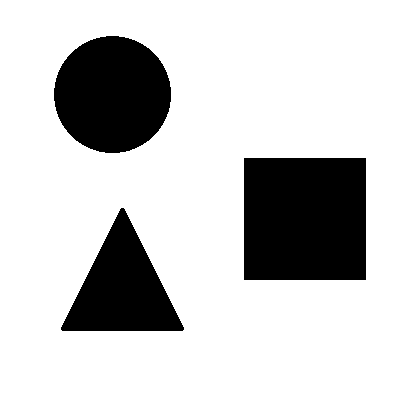
#> input picture t31 - t45/t-44/img.png, 400 x 402 px
$ python t-44.py   (older library calls are emulated)
#> lines starting #> are read from the running program, lines starting #| are printed output that depends on the picture; after the words box and inside, x2 and y2 are one past the last pixel; in counts of white or black regions, pixels touching at a corner belong together
import cv2 as cv
import numpy as np
# para entender melhor os parametros do blob sugiro ler mais nesse site: https://www.learnopencv.com/blob-detection-using-opencv-python-c/

img = cv.imread("img.png")
#> img is the input picture: shape (402, 400, 3); 79.1% white; 3 black regions, box (x1, y1, x2, y2) and area: (244, 158, 366, 280) 14884, (54, 36, 171, 153) 10732, (61, 208, 184, 331) 7927
imgCanny = cv.Canny(img, 170, 255)
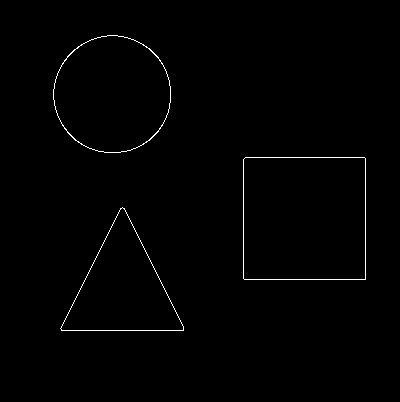
#> imgCanny: shape (402, 400); 0.77% white in thin lines or dots, all inside (x1, y1, x2, y2) = (53, 35, 366, 331)

# criando o objeto params para atribuir dados de detecção
params = cv.SimpleBlobDetector_Params()


# adicionando threshold
params.maxThreshold = 200
params.minThreshold = 10

# adicionando filtro pela área e pelo tipo de figura
params.filterByArea = True
params.minArea = 20
params.maxArea = 40000
params.filterByCircularity = False
params.minCircularity = 0.1
params.filterByConvexity = False
params.minConvexity = 0.87
params.filterByInertia = False  # isso significa o qual alongado o objeto é
params.minInertiaRatio = 0.01

detector = cv.SimpleBlobDetector_create(params)

detectedObjects = detector.detect(imgCanny)
#> detectedObjects = 3 keypoints; (x, y, size): (304, 218, 136), (112, 94, 116.7), (122, 288, 102.1)
quantityOfRows, quantityOfCols = imgCanny.shape[:2]
#> quantityOfRows = 402; quantityOfCols = 400

drawing = cv.drawKeypoints(imgCanny, detectedObjects, np.array([]), (0, 0, 255),cv.DRAW_MATCHES_FLAGS_DRAW_RICH_KEYPOINTS)

newImage = img.copy()
for object in range(len(detectedObjects)):


    xCoor, yCoor = np.int(detectedObjects[object].pt[0]), np.int(detectedObjects[object].pt[1])
    size = np.int(detectedObjects[object].size)

    if size > 0:
        size = np.int(size / 2)
        imgBlob = cv.rectangle(newImage, (xCoor - size - 25, yCoor - size - 25), (xCoor + size + 25, yCoor + size + 25), color=(0,255,0), thickness=2)
        cv.imshow("Blob image", imgBlob)

        objectCutted = imgBlob[yCoor - size - 25: yCoor + size + 25, xCoor - size - 25: xCoor + 25 + size]
        cv.imwrite(f"detectedObjectNumber{object}.jpg", objectCutted)
        cv.imshow(f"detectedObjectNumber{object}", objectCutted)
        cv.waitKey(800)
#> this loop made 3 passes
#> (xCoor, yCoor, size) on passes 1 to 3: (121, 288, 51), (304, 218, 67), (111, 93, 58)
#> pass 1, `objectCutted = imgBlob[yCoor - size - 25: yCoor + size + 25, xCoor - s..`:
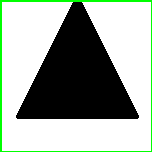
#> objectCutted: shape (152, 152, 3); mean B, G, R 157.9, 167.9, 157.9
#> pass 2, `imgBlob = cv.rectangle(newImage, (xCoor - size - 25, yCoor - size - 25..`:
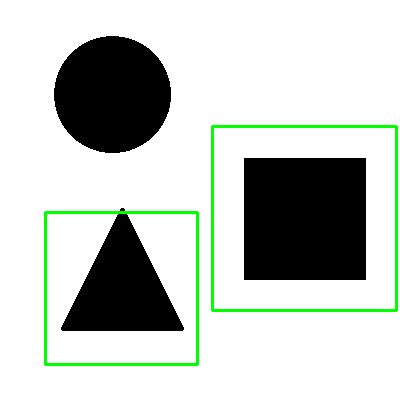
#> imgBlob: shape (402, 400, 3); mean B, G, R 195.5, 201.8, 195.5
#> pass 2, `objectCutted = imgBlob[yCoor - size - 25: yCoor + size + 25, xCoor - s..`:
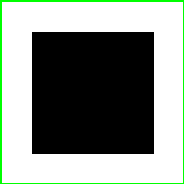
#> objectCutted: shape (184, 184, 3); mean B, G, R 134.6, 142.9, 134.6
#> after the loop:
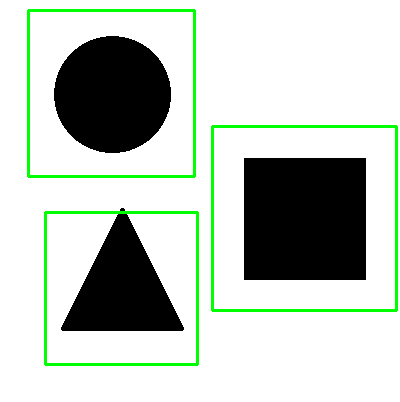
#> imgBlob: shape (402, 400, 3); 1.24% of pixels changed, all inside (x1, y1, x2, y2) = (27, 9, 196, 178)
#> after the loop:
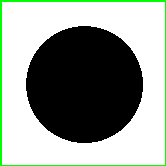
#> objectCutted: shape (166, 166, 3); mean B, G, R 146.6, 155.7, 146.6


cv.imshow("Blob image", imgBlob)

cv.waitKey(0)

cv.imwrite("blobObjects.jpg", imgBlob)
